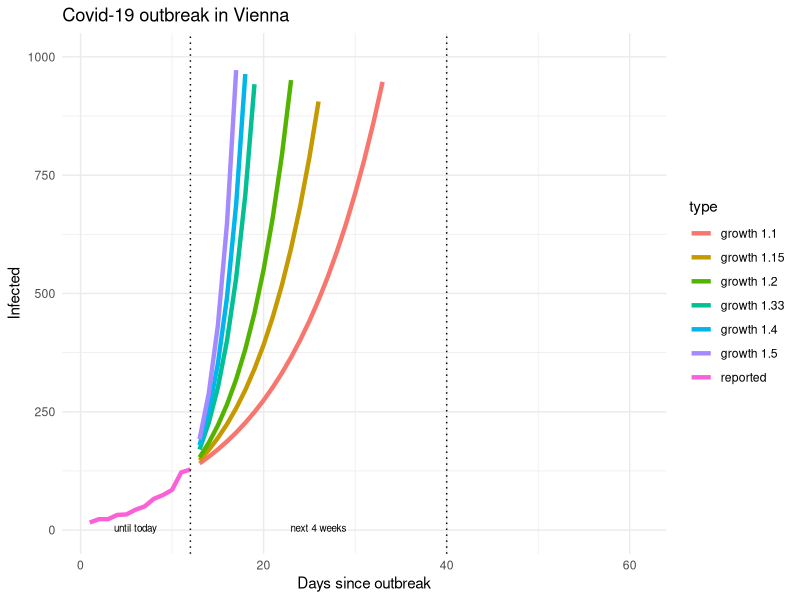
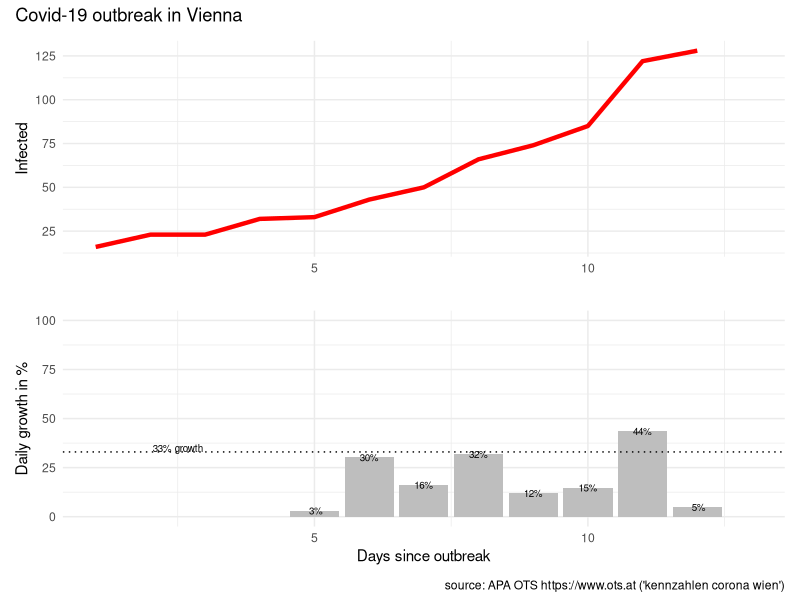

These charts were generated, in order, by the following R code:
# packages
library(tidyverse)
library(scales)
library(patchwork)

# reported infections
# source: APA OTS (https://www.ots.at)
# keywords: "kennzahlen corona wien"
infected <- c(
   16, #"2020-03-05"
   23, #"2020-03-06"
   23, #"2020-03-07"
   32, #"2020-03-08"
   33, #"2020-03-09"
   43, #"2020-03-10"
   50, #"2020-03-11"
   66, #"2020-03-12"
   74, #"2020-03-13"
   85, #"2020-03-14"
  122, #"2020-03-15"
  128  #"2020-03-16"
)

# prepare data
data <- tibble(infected = infected)

data <- data %>% 
  mutate(type = "reported",
         day = row_number()) %>% 
  arrange(day) %>% 
  mutate(new_abs = infected - lag(infected),
         new_pct = new_abs / lag(infected) * 100)

# predict
predict_corona <- function(data, infection_rate, days)  {
  
  future <- seq(from = max(data$day) + 1, to = max(data$day)+days-1)
  infected_all <- NULL
  infected_act <- max(data$infected)
  infected_predict <- NULL
  for (i in seq_along(future))  {
    infected_act <- infected_act * infection_rate
    infected_all <- c(infected_all, infected_act)
  }
  
  data2 <- tibble(type = paste("growth", infection_rate),
                  day = future, 
                  infected = infected_all)
  data2
  
} # predict_corona

# predict for different growth
predict_days <- 50 #57

data_50 <- data %>% 
  predict_corona(infection_rate = 1.50, days = predict_days)

data_40 <- data %>% 
  predict_corona(infection_rate = 1.40, days = predict_days)

data_33 <- data %>% 
  predict_corona(infection_rate = 1.33, days = predict_days)

data_20 <- data %>% 
  predict_corona(infection_rate = 1.20, days = predict_days)

data_15 <- data %>% 
  predict_corona(infection_rate = 1.15, days = predict_days)

data_10 <- data %>% 
  predict_corona(infection_rate = 1.10, days = predict_days)

# combine dataset
data_plot <- data %>% 
  bind_rows(data_50, data_40, data_33, data_20, data_15, data_10)


# visualise data
# infected
last_day <- length(data$infected)
data_plot %>% 
  mutate(infected_M = infected / 1000000) %>% 
  ggplot(aes(day, infected, color = type)) + 
  geom_line(size = 1.5) +
  geom_vline(xintercept = c(last_day, last_day + 28), 
             linetype = "dotted") +
  ylim(0,1000) +
  xlab("Days since outbreak") +
  ylab("Infected") + 
  ggtitle("Covid-19 outbreak in Vienna") +
  theme_minimal()+
  annotate("text", last_day/2, 5, 
           label = "until today", size = 2.5) +
  annotate("text", last_day+14, 5, 
           label = "next 4 weeks", size = 2.5)

#############################################

# infected
p1 <- data %>% 
  mutate(infected_M = infected / 1000000) %>% 
  ggplot(aes(day, infected)) + 
  geom_line(size = 1.5, color = "red") +
  xlim(c(1,length(infected)+1)) +
  ylim(0,max(infected)) +
  scale_y_continuous(labels=function(x) format(x, big.mark = " ", scientific = FALSE)) +
  #  xlab("Days since outbreak") +
  xlab("") +
  ylab("Infected") + 
#  ggtitle("Covid-19 outbreak in Vienna") +
  theme_minimal()
  
# daily growth infected
p2 <- data %>% 
  filter(day >= 5) %>% 
  ggplot(aes(day, new_pct)) +
  geom_col(fill = "grey") +
  geom_text(aes(day, new_pct, 
                label = paste0(format(new_pct, digits=1),"%")),
            size = 2.5) +
  geom_hline(yintercept = 33, linetype = "dotted") +
  xlim(c(1,length(infected)+1)) +
  ylim(c(0,100)) +
  xlab("Days since outbreak") +
  ylab("Daily growth in %") + 
#  ggtitle("Covid-19 outbreak in Vienna") +
  theme_minimal() +
  annotate("text", 2.5, 33, 
           label = "33% growth",
           size = 2.5,
           vjust = "bottom"
  ) 

# combine plots
(p1 / p2) + plot_annotation('Covid-19 outbreak in Vienna',
                            caption = "source: APA OTS https://www.ots.at ('kennzahlen corona wien')")
